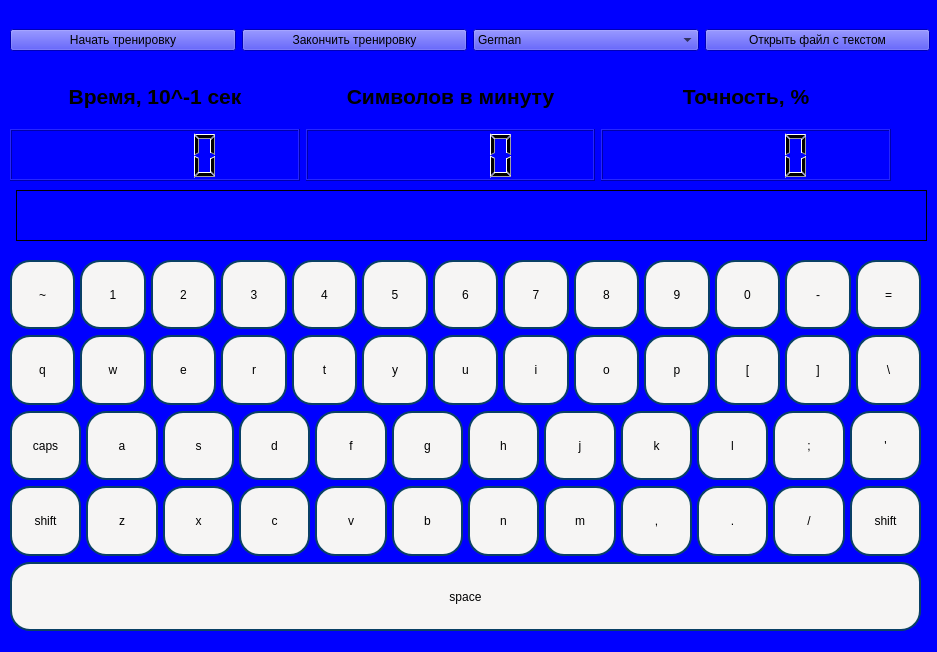
<?xml version="1.0" encoding="UTF-8"?>
<ui version="4.0">
 <class>MainWindow</class>
 <widget class="QMainWindow" name="MainWindow">
  <property name="geometry">
   <rect>
    <x>0</x>
    <y>0</y>
    <width>937</width>
    <height>652</height>
   </rect>
  </property>
  <property name="font">
   <font>
    <family>Ubuntu</family>
    <pointsize>11</pointsize>
    <italic>true</italic>
    <bold>true</bold>
   </font>
  </property>
  <property name="windowTitle">
   <string>MainWindow</string>
  </property>
  <property name="styleSheet">
   <string notr="true">background-color: rgb(0, 0, 255);
color: rgb(0, 0, 0);

font: 700 italic 11pt &quot;Ubuntu&quot;;

</string>
  </property>
  <widget class="QWidget" name="centralwidget">
   <widget class="QWidget" name="verticalLayoutWidget">
    <property name="geometry">
     <rect>
      <x>10</x>
      <y>250</y>
      <width>911</width>
      <height>391</height>
     </rect>
    </property>
    <layout class="QVBoxLayout" name="verticalLayout">
     <property name="leftMargin">
      <number>0</number>
     </property>
     <property name="topMargin">
      <number>10</number>
     </property>
     <property name="bottomMargin">
      <number>10</number>
     </property>
     <item>
      <layout class="QHBoxLayout" name="horizontalLayout">
       <property name="spacing">
        <number>5</number>
       </property>
       <property name="sizeConstraint">
        <enum>QLayout::SetDefaultConstraint</enum>
       </property>
       <item>
        <widget class="QPushButton" name="bnt_49">
         <property name="enabled">
          <bool>false</bool>
         </property>
         <property name="sizePolicy">
          <sizepolicy hsizetype="MinimumExpanding" vsizetype="Minimum">
           <horstretch>0</horstretch>
           <verstretch>0</verstretch>
          </sizepolicy>
         </property>
         <property name="styleSheet">
          <string notr="true">border-radius: 20px;
border: 2px solid #094065;
background-color: rgb(246, 245, 244);</string>
         </property>
         <property name="text">
          <string>~</string>
         </property>
        </widget>
       </item>
       <item>
        <widget class="QPushButton" name="bnt_10">
         <property name="enabled">
          <bool>false</bool>
         </property>
         <property name="sizePolicy">
          <sizepolicy hsizetype="MinimumExpanding" vsizetype="Minimum">
           <horstretch>0</horstretch>
           <verstretch>0</verstretch>
          </sizepolicy>
         </property>
         <property name="styleSheet">
          <string notr="true">border-radius: 20px;
border: 2px solid #094065;
background-color: rgb(246, 245, 244);</string>
         </property>
         <property name="text">
          <string>1</string>
         </property>
        </widget>
       </item>
       <item>
        <widget class="QPushButton" name="bnt_11">
         <property name="enabled">
          <bool>false</bool>
         </property>
         <property name="sizePolicy">
          <sizepolicy hsizetype="MinimumExpanding" vsizetype="Minimum">
           <horstretch>0</horstretch>
           <verstretch>0</verstretch>
          </sizepolicy>
         </property>
         <property name="styleSheet">
          <string notr="true">border-radius: 20px;
border: 2px solid #094065;
background-color: rgb(246, 245, 244);</string>
         </property>
         <property name="text">
          <string>2</string>
         </property>
        </widget>
       </item>
       <item>
        <widget class="QPushButton" name="bnt_12">
         <property name="enabled">
          <bool>false</bool>
         </property>
         <property name="sizePolicy">
          <sizepolicy hsizetype="MinimumExpanding" vsizetype="Minimum">
           <horstretch>0</horstretch>
           <verstretch>0</verstretch>
          </sizepolicy>
         </property>
         <property name="styleSheet">
          <string notr="true">border-radius: 20px;
border: 2px solid #094065;
background-color: rgb(246, 245, 244);</string>
         </property>
         <property name="text">
          <string>3</string>
         </property>
        </widget>
       </item>
       <item>
        <widget class="QPushButton" name="bnt_13">
         <property name="enabled">
          <bool>false</bool>
         </property>
         <property name="sizePolicy">
          <sizepolicy hsizetype="MinimumExpanding" vsizetype="Minimum">
           <horstretch>0</horstretch>
           <verstretch>0</verstretch>
          </sizepolicy>
         </property>
         <property name="styleSheet">
          <string notr="true">border-radius: 20px;
border: 2px solid #094065;
background-color: rgb(246, 245, 244);</string>
         </property>
         <property name="text">
          <string>4</string>
         </property>
        </widget>
       </item>
       <item>
        <widget class="QPushButton" name="bnt_14">
         <property name="enabled">
          <bool>false</bool>
         </property>
         <property name="sizePolicy">
          <sizepolicy hsizetype="MinimumExpanding" vsizetype="Minimum">
           <horstretch>0</horstretch>
           <verstretch>0</verstretch>
          </sizepolicy>
         </property>
         <property name="styleSheet">
          <string notr="true">border-radius: 20px;
border: 2px solid #094065;
background-color: rgb(246, 245, 244);</string>
         </property>
         <property name="text">
          <string>5</string>
         </property>
        </widget>
       </item>
       <item>
        <widget class="QPushButton" name="bnt_15">
         <property name="enabled">
          <bool>false</bool>
         </property>
         <property name="sizePolicy">
          <sizepolicy hsizetype="MinimumExpanding" vsizetype="Minimum">
           <horstretch>0</horstretch>
           <verstretch>0</verstretch>
          </sizepolicy>
         </property>
         <property name="styleSheet">
          <string notr="true">border-radius: 20px;
border: 2px solid #094065;
background-color: rgb(246, 245, 244);</string>
         </property>
         <property name="text">
          <string>6</string>
         </property>
        </widget>
       </item>
       <item>
        <widget class="QPushButton" name="bnt_16">
         <property name="enabled">
          <bool>false</bool>
         </property>
         <property name="sizePolicy">
          <sizepolicy hsizetype="MinimumExpanding" vsizetype="Minimum">
           <horstretch>0</horstretch>
           <verstretch>0</verstretch>
          </sizepolicy>
         </property>
         <property name="styleSheet">
          <string notr="true">border-radius: 20px;
border: 2px solid #094065;
background-color: rgb(246, 245, 244);</string>
         </property>
         <property name="text">
          <string>7</string>
         </property>
        </widget>
       </item>
       <item>
        <widget class="QPushButton" name="bnt_17">
         <property name="enabled">
          <bool>false</bool>
         </property>
         <property name="sizePolicy">
          <sizepolicy hsizetype="MinimumExpanding" vsizetype="Minimum">
           <horstretch>0</horstretch>
           <verstretch>0</verstretch>
          </sizepolicy>
         </property>
         <property name="styleSheet">
          <string notr="true">border-radius: 20px;
border: 2px solid #094065;
background-color: rgb(246, 245, 244);</string>
         </property>
         <property name="text">
          <string>8</string>
         </property>
        </widget>
       </item>
       <item>
        <widget class="QPushButton" name="bnt_18">
         <property name="enabled">
          <bool>false</bool>
         </property>
         <property name="sizePolicy">
          <sizepolicy hsizetype="MinimumExpanding" vsizetype="Minimum">
           <horstretch>0</horstretch>
           <verstretch>0</verstretch>
          </sizepolicy>
         </property>
         <property name="styleSheet">
          <string notr="true">border-radius: 20px;
border: 2px solid #094065;
background-color: rgb(246, 245, 244);</string>
         </property>
         <property name="text">
          <string>9</string>
         </property>
        </widget>
       </item>
       <item>
        <widget class="QPushButton" name="bnt_19">
         <property name="enabled">
          <bool>false</bool>
         </property>
         <property name="sizePolicy">
          <sizepolicy hsizetype="MinimumExpanding" vsizetype="Minimum">
           <horstretch>0</horstretch>
           <verstretch>0</verstretch>
          </sizepolicy>
         </property>
         <property name="styleSheet">
          <string notr="true">border-radius: 20px;
border: 2px solid #094065;
background-color: rgb(246, 245, 244);</string>
         </property>
         <property name="text">
          <string>0</string>
         </property>
        </widget>
       </item>
       <item>
        <widget class="QPushButton" name="bnt_20">
         <property name="enabled">
          <bool>false</bool>
         </property>
         <property name="sizePolicy">
          <sizepolicy hsizetype="MinimumExpanding" vsizetype="Minimum">
           <horstretch>0</horstretch>
           <verstretch>0</verstretch>
          </sizepolicy>
         </property>
         <property name="styleSheet">
          <string notr="true">border-radius: 20px;
border: 2px solid #094065;
background-color: rgb(246, 245, 244);</string>
         </property>
         <property name="text">
          <string>-</string>
         </property>
        </widget>
       </item>
       <item>
        <widget class="QPushButton" name="bnt_21">
         <property name="enabled">
          <bool>false</bool>
         </property>
         <property name="sizePolicy">
          <sizepolicy hsizetype="MinimumExpanding" vsizetype="Minimum">
           <horstretch>0</horstretch>
           <verstretch>0</verstretch>
          </sizepolicy>
         </property>
         <property name="styleSheet">
          <string notr="true">border-radius: 20px;
border: 2px solid #094065;
background-color: rgb(246, 245, 244);</string>
         </property>
         <property name="text">
          <string>=</string>
         </property>
        </widget>
       </item>
      </layout>
     </item>
     <item>
      <layout class="QHBoxLayout" name="horizontalLayout_3">
       <property name="spacing">
        <number>5</number>
       </property>
       <property name="sizeConstraint">
        <enum>QLayout::SetDefaultConstraint</enum>
       </property>
       <item>
        <widget class="QPushButton" name="bnt_24">
         <property name="enabled">
          <bool>false</bool>
         </property>
         <property name="sizePolicy">
          <sizepolicy hsizetype="MinimumExpanding" vsizetype="Minimum">
           <horstretch>0</horstretch>
           <verstretch>0</verstretch>
          </sizepolicy>
         </property>
         <property name="styleSheet">
          <string notr="true">border-radius: 20px;
border: 2px solid #094065;
background-color: rgb(246, 245, 244);</string>
         </property>
         <property name="text">
          <string>q</string>
         </property>
        </widget>
       </item>
       <item>
        <widget class="QPushButton" name="bnt_25">
         <property name="enabled">
          <bool>false</bool>
         </property>
         <property name="sizePolicy">
          <sizepolicy hsizetype="MinimumExpanding" vsizetype="Minimum">
           <horstretch>0</horstretch>
           <verstretch>0</verstretch>
          </sizepolicy>
         </property>
         <property name="styleSheet">
          <string notr="true">border-radius: 20px;
border: 2px solid #094065;
background-color: rgb(246, 245, 244);</string>
         </property>
         <property name="text">
          <string>w</string>
         </property>
        </widget>
       </item>
       <item>
        <widget class="QPushButton" name="bnt_26">
         <property name="enabled">
          <bool>false</bool>
         </property>
         <property name="sizePolicy">
          <sizepolicy hsizetype="MinimumExpanding" vsizetype="Minimum">
           <horstretch>0</horstretch>
           <verstretch>0</verstretch>
          </sizepolicy>
         </property>
         <property name="styleSheet">
          <string notr="true">border-radius: 20px;
border: 2px solid #094065;
background-color: rgb(246, 245, 244);</string>
         </property>
         <property name="text">
          <string>e</string>
         </property>
        </widget>
       </item>
       <item>
        <widget class="QPushButton" name="bnt_27">
         <property name="enabled">
          <bool>false</bool>
         </property>
         <property name="sizePolicy">
          <sizepolicy hsizetype="MinimumExpanding" vsizetype="Minimum">
           <horstretch>0</horstretch>
           <verstretch>0</verstretch>
          </sizepolicy>
         </property>
         <property name="styleSheet">
          <string notr="true">border-radius: 20px;
border: 2px solid #094065;
background-color: rgb(246, 245, 244);</string>
         </property>
         <property name="text">
          <string>r</string>
         </property>
        </widget>
       </item>
       <item>
        <widget class="QPushButton" name="bnt_28">
         <property name="enabled">
          <bool>false</bool>
         </property>
         <property name="sizePolicy">
          <sizepolicy hsizetype="MinimumExpanding" vsizetype="Minimum">
           <horstretch>0</horstretch>
           <verstretch>0</verstretch>
          </sizepolicy>
         </property>
         <property name="styleSheet">
          <string notr="true">border-radius: 20px;
border: 2px solid #094065;
background-color: rgb(246, 245, 244);</string>
         </property>
         <property name="text">
          <string>t</string>
         </property>
        </widget>
       </item>
       <item>
        <widget class="QPushButton" name="bnt_29">
         <property name="enabled">
          <bool>false</bool>
         </property>
         <property name="sizePolicy">
          <sizepolicy hsizetype="MinimumExpanding" vsizetype="Minimum">
           <horstretch>0</horstretch>
           <verstretch>0</verstretch>
          </sizepolicy>
         </property>
         <property name="styleSheet">
          <string notr="true">border-radius: 20px;
border: 2px solid #094065;
background-color: rgb(246, 245, 244);</string>
         </property>
         <property name="text">
          <string>y</string>
         </property>
        </widget>
       </item>
       <item>
        <widget class="QPushButton" name="bnt_30">
         <property name="enabled">
          <bool>false</bool>
         </property>
         <property name="sizePolicy">
          <sizepolicy hsizetype="MinimumExpanding" vsizetype="Minimum">
           <horstretch>0</horstretch>
           <verstretch>0</verstretch>
          </sizepolicy>
         </property>
         <property name="styleSheet">
          <string notr="true">border-radius: 20px;
border: 2px solid #094065;
background-color: rgb(246, 245, 244);</string>
         </property>
         <property name="text">
          <string>u</string>
         </property>
        </widget>
       </item>
       <item>
        <widget class="QPushButton" name="bnt_31">
         <property name="enabled">
          <bool>false</bool>
         </property>
         <property name="sizePolicy">
          <sizepolicy hsizetype="MinimumExpanding" vsizetype="Minimum">
           <horstretch>0</horstretch>
           <verstretch>0</verstretch>
          </sizepolicy>
         </property>
         <property name="styleSheet">
          <string notr="true">border-radius: 20px;
border: 2px solid #094065;
background-color: rgb(246, 245, 244);</string>
         </property>
         <property name="text">
          <string>i</string>
         </property>
        </widget>
       </item>
       <item>
        <widget class="QPushButton" name="bnt_32">
         <property name="enabled">
          <bool>false</bool>
         </property>
         <property name="sizePolicy">
          <sizepolicy hsizetype="MinimumExpanding" vsizetype="Minimum">
           <horstretch>0</horstretch>
           <verstretch>0</verstretch>
          </sizepolicy>
         </property>
         <property name="styleSheet">
          <string notr="true">border-radius: 20px;
border: 2px solid #094065;
background-color: rgb(246, 245, 244);</string>
         </property>
         <property name="text">
          <string>o</string>
         </property>
        </widget>
       </item>
       <item>
        <widget class="QPushButton" name="bnt_33">
         <property name="enabled">
          <bool>false</bool>
         </property>
         <property name="sizePolicy">
          <sizepolicy hsizetype="MinimumExpanding" vsizetype="Minimum">
           <horstretch>0</horstretch>
           <verstretch>0</verstretch>
          </sizepolicy>
         </property>
         <property name="styleSheet">
          <string notr="true">border-radius: 20px;
border: 2px solid #094065;
background-color: rgb(246, 245, 244);</string>
         </property>
         <property name="text">
          <string>p</string>
         </property>
        </widget>
       </item>
       <item>
        <widget class="QPushButton" name="bnt_34">
         <property name="enabled">
          <bool>false</bool>
         </property>
         <property name="sizePolicy">
          <sizepolicy hsizetype="MinimumExpanding" vsizetype="Minimum">
           <horstretch>0</horstretch>
           <verstretch>0</verstretch>
          </sizepolicy>
         </property>
         <property name="styleSheet">
          <string notr="true">border-radius: 20px;
border: 2px solid #094065;
background-color: rgb(246, 245, 244);</string>
         </property>
         <property name="text">
          <string>[</string>
         </property>
        </widget>
       </item>
       <item>
        <widget class="QPushButton" name="bnt_35">
         <property name="enabled">
          <bool>false</bool>
         </property>
         <property name="sizePolicy">
          <sizepolicy hsizetype="MinimumExpanding" vsizetype="Minimum">
           <horstretch>0</horstretch>
           <verstretch>0</verstretch>
          </sizepolicy>
         </property>
         <property name="styleSheet">
          <string notr="true">border-radius: 20px;
border: 2px solid #094065;
background-color: rgb(246, 245, 244);</string>
         </property>
         <property name="text">
          <string>]</string>
         </property>
        </widget>
       </item>
       <item>
        <widget class="QPushButton" name="bnt_51">
         <property name="enabled">
          <bool>false</bool>
         </property>
         <property name="sizePolicy">
          <sizepolicy hsizetype="MinimumExpanding" vsizetype="Minimum">
           <horstretch>0</horstretch>
           <verstretch>0</verstretch>
          </sizepolicy>
         </property>
         <property name="styleSheet">
          <string notr="true">border-radius: 20px;
border: 2px solid #094065;
background-color: rgb(246, 245, 244);</string>
         </property>
         <property name="text">
          <string>\</string>
         </property>
        </widget>
       </item>
      </layout>
     </item>
     <item>
      <layout class="QHBoxLayout" name="horizontalLayout_4">
       <property name="spacing">
        <number>5</number>
       </property>
       <property name="sizeConstraint">
        <enum>QLayout::SetDefaultConstraint</enum>
       </property>
       <item>
        <widget class="QPushButton" name="bnt_66">
         <property name="enabled">
          <bool>false</bool>
         </property>
         <property name="sizePolicy">
          <sizepolicy hsizetype="MinimumExpanding" vsizetype="Minimum">
           <horstretch>0</horstretch>
           <verstretch>0</verstretch>
          </sizepolicy>
         </property>
         <property name="styleSheet">
          <string notr="true">border-radius: 20px;
border: 2px solid #094065;
background-color: rgb(246, 245, 244);</string>
         </property>
         <property name="text">
          <string>caps</string>
         </property>
        </widget>
       </item>
       <item>
        <widget class="QPushButton" name="bnt_38">
         <property name="enabled">
          <bool>false</bool>
         </property>
         <property name="sizePolicy">
          <sizepolicy hsizetype="MinimumExpanding" vsizetype="Minimum">
           <horstretch>0</horstretch>
           <verstretch>0</verstretch>
          </sizepolicy>
         </property>
         <property name="styleSheet">
          <string notr="true">border-radius: 20px;
border: 2px solid #094065;
background-color: rgb(246, 245, 244);</string>
         </property>
         <property name="text">
          <string>a</string>
         </property>
        </widget>
       </item>
       <item>
        <widget class="QPushButton" name="bnt_39">
         <property name="enabled">
          <bool>false</bool>
         </property>
         <property name="sizePolicy">
          <sizepolicy hsizetype="MinimumExpanding" vsizetype="Minimum">
           <horstretch>0</horstretch>
           <verstretch>0</verstretch>
          </sizepolicy>
         </property>
         <property name="styleSheet">
          <string notr="true">border-radius: 20px;
border: 2px solid #094065;
background-color: rgb(246, 245, 244);</string>
         </property>
         <property name="text">
          <string>s</string>
         </property>
        </widget>
       </item>
       <item>
        <widget class="QPushButton" name="bnt_40">
         <property name="enabled">
          <bool>false</bool>
         </property>
         <property name="sizePolicy">
          <sizepolicy hsizetype="MinimumExpanding" vsizetype="Minimum">
           <horstretch>0</horstretch>
           <verstretch>0</verstretch>
          </sizepolicy>
         </property>
         <property name="styleSheet">
          <string notr="true">border-radius: 20px;
border: 2px solid #094065;
background-color: rgb(246, 245, 244);</string>
         </property>
         <property name="text">
          <string>d</string>
         </property>
        </widget>
       </item>
       <item>
        <widget class="QPushButton" name="bnt_41">
         <property name="enabled">
          <bool>false</bool>
         </property>
         <property name="sizePolicy">
          <sizepolicy hsizetype="MinimumExpanding" vsizetype="Minimum">
           <horstretch>0</horstretch>
           <verstretch>0</verstretch>
          </sizepolicy>
         </property>
         <property name="styleSheet">
          <string notr="true">border-radius: 20px;
border: 2px solid #094065;
background-color: rgb(246, 245, 244);</string>
         </property>
         <property name="text">
          <string>f</string>
         </property>
        </widget>
       </item>
       <item>
        <widget class="QPushButton" name="bnt_42">
         <property name="enabled">
          <bool>false</bool>
         </property>
         <property name="sizePolicy">
          <sizepolicy hsizetype="MinimumExpanding" vsizetype="Minimum">
           <horstretch>0</horstretch>
           <verstretch>0</verstretch>
          </sizepolicy>
         </property>
         <property name="styleSheet">
          <string notr="true">border-radius: 20px;
border: 2px solid #094065;
background-color: rgb(246, 245, 244);</string>
         </property>
         <property name="text">
          <string>g</string>
         </property>
        </widget>
       </item>
       <item>
        <widget class="QPushButton" name="bnt_43">
         <property name="enabled">
          <bool>false</bool>
         </property>
         <property name="sizePolicy">
          <sizepolicy hsizetype="MinimumExpanding" vsizetype="Minimum">
           <horstretch>0</horstretch>
           <verstretch>0</verstretch>
          </sizepolicy>
         </property>
         <property name="styleSheet">
          <string notr="true">border-radius: 20px;
border: 2px solid #094065;
background-color: rgb(246, 245, 244);</string>
         </property>
         <property name="text">
          <string>h</string>
         </property>
        </widget>
       </item>
       <item>
        <widget class="QPushButton" name="bnt_44">
         <property name="enabled">
          <bool>false</bool>
         </property>
         <property name="sizePolicy">
          <sizepolicy hsizetype="MinimumExpanding" vsizetype="Minimum">
           <horstretch>0</horstretch>
           <verstretch>0</verstretch>
          </sizepolicy>
         </property>
         <property name="styleSheet">
          <string notr="true">border-radius: 20px;
border: 2px solid #094065;
background-color: rgb(246, 245, 244);</string>
         </property>
         <property name="text">
          <string>j</string>
         </property>
        </widget>
       </item>
       <item>
        <widget class="QPushButton" name="bnt_45">
         <property name="enabled">
          <bool>false</bool>
         </property>
         <property name="sizePolicy">
          <sizepolicy hsizetype="MinimumExpanding" vsizetype="Minimum">
           <horstretch>0</horstretch>
           <verstretch>0</verstretch>
          </sizepolicy>
         </property>
         <property name="styleSheet">
          <string notr="true">border-radius: 20px;
border: 2px solid #094065;
background-color: rgb(246, 245, 244);</string>
         </property>
         <property name="text">
          <string>k</string>
         </property>
        </widget>
       </item>
       <item>
        <widget class="QPushButton" name="bnt_46">
         <property name="enabled">
          <bool>false</bool>
         </property>
         <property name="sizePolicy">
          <sizepolicy hsizetype="MinimumExpanding" vsizetype="Minimum">
           <horstretch>0</horstretch>
           <verstretch>0</verstretch>
          </sizepolicy>
         </property>
         <property name="styleSheet">
          <string notr="true">border-radius: 20px;
border: 2px solid #094065;
background-color: rgb(246, 245, 244);</string>
         </property>
         <property name="text">
          <string>l</string>
         </property>
        </widget>
       </item>
       <item>
        <widget class="QPushButton" name="bnt_47">
         <property name="enabled">
          <bool>false</bool>
         </property>
         <property name="sizePolicy">
          <sizepolicy hsizetype="MinimumExpanding" vsizetype="Minimum">
           <horstretch>0</horstretch>
           <verstretch>0</verstretch>
          </sizepolicy>
         </property>
         <property name="styleSheet">
          <string notr="true">border-radius: 20px;
border: 2px solid #094065;
background-color: rgb(246, 245, 244);</string>
         </property>
         <property name="text">
          <string>;</string>
         </property>
        </widget>
       </item>
       <item>
        <widget class="QPushButton" name="bnt_48">
         <property name="enabled">
          <bool>false</bool>
         </property>
         <property name="sizePolicy">
          <sizepolicy hsizetype="MinimumExpanding" vsizetype="Minimum">
           <horstretch>0</horstretch>
           <verstretch>0</verstretch>
          </sizepolicy>
         </property>
         <property name="styleSheet">
          <string notr="true">border-radius: 20px;
border: 2px solid #094065;
background-color: rgb(246, 245, 244);</string>
         </property>
         <property name="text">
          <string>'</string>
         </property>
        </widget>
       </item>
      </layout>
     </item>
     <item>
      <layout class="QHBoxLayout" name="horizontalLayout_5">
       <property name="spacing">
        <number>5</number>
       </property>
       <property name="sizeConstraint">
        <enum>QLayout::SetDefaultConstraint</enum>
       </property>
       <item>
        <widget class="QPushButton" name="bnt_50">
         <property name="enabled">
          <bool>false</bool>
         </property>
         <property name="sizePolicy">
          <sizepolicy hsizetype="MinimumExpanding" vsizetype="Minimum">
           <horstretch>0</horstretch>
           <verstretch>0</verstretch>
          </sizepolicy>
         </property>
         <property name="styleSheet">
          <string notr="true">border-radius: 20px;
border: 2px solid #094065;
background-color: rgb(246, 245, 244);</string>
         </property>
         <property name="text">
          <string>shift</string>
         </property>
        </widget>
       </item>
       <item>
        <widget class="QPushButton" name="bnt_52">
         <property name="enabled">
          <bool>false</bool>
         </property>
         <property name="sizePolicy">
          <sizepolicy hsizetype="MinimumExpanding" vsizetype="Minimum">
           <horstretch>0</horstretch>
           <verstretch>0</verstretch>
          </sizepolicy>
         </property>
         <property name="styleSheet">
          <string notr="true">border-radius: 20px;
border: 2px solid #094065;
background-color: rgb(246, 245, 244);</string>
         </property>
         <property name="text">
          <string>z</string>
         </property>
        </widget>
       </item>
       <item>
        <widget class="QPushButton" name="bnt_53">
         <property name="enabled">
          <bool>false</bool>
         </property>
         <property name="sizePolicy">
          <sizepolicy hsizetype="MinimumExpanding" vsizetype="Minimum">
           <horstretch>0</horstretch>
           <verstretch>0</verstretch>
          </sizepolicy>
         </property>
         <property name="styleSheet">
          <string notr="true">border-radius: 20px;
border: 2px solid #094065;
background-color: rgb(246, 245, 244);</string>
         </property>
         <property name="text">
          <string>x</string>
         </property>
        </widget>
       </item>
       <item>
        <widget class="QPushButton" name="bnt_54">
         <property name="enabled">
          <bool>false</bool>
         </property>
         <property name="sizePolicy">
          <sizepolicy hsizetype="MinimumExpanding" vsizetype="Minimum">
           <horstretch>0</horstretch>
           <verstretch>0</verstretch>
          </sizepolicy>
         </property>
         <property name="styleSheet">
          <string notr="true">border-radius: 20px;
border: 2px solid #094065;
background-color: rgb(246, 245, 244);</string>
         </property>
         <property name="text">
          <string>c</string>
         </property>
        </widget>
       </item>
       <item>
        <widget class="QPushButton" name="bnt_55">
         <property name="enabled">
          <bool>false</bool>
         </property>
         <property name="sizePolicy">
          <sizepolicy hsizetype="MinimumExpanding" vsizetype="Minimum">
           <horstretch>0</horstretch>
           <verstretch>0</verstretch>
          </sizepolicy>
         </property>
         <property name="styleSheet">
          <string notr="true">border-radius: 20px;
border: 2px solid #094065;
background-color: rgb(246, 245, 244);</string>
         </property>
         <property name="text">
          <string>v</string>
         </property>
        </widget>
       </item>
       <item>
        <widget class="QPushButton" name="bnt_56">
         <property name="enabled">
          <bool>false</bool>
         </property>
         <property name="sizePolicy">
          <sizepolicy hsizetype="MinimumExpanding" vsizetype="Minimum">
           <horstretch>0</horstretch>
           <verstretch>0</verstretch>
          </sizepolicy>
         </property>
         <property name="styleSheet">
          <string notr="true">border-radius: 20px;
border: 2px solid #094065;
background-color: rgb(246, 245, 244);</string>
         </property>
         <property name="text">
          <string>b</string>
         </property>
        </widget>
       </item>
       <item>
        <widget class="QPushButton" name="bnt_57">
         <property name="enabled">
          <bool>false</bool>
         </property>
         <property name="sizePolicy">
          <sizepolicy hsizetype="MinimumExpanding" vsizetype="Minimum">
           <horstretch>0</horstretch>
           <verstretch>0</verstretch>
          </sizepolicy>
         </property>
         <property name="styleSheet">
          <string notr="true">border-radius: 20px;
border: 2px solid #094065;
background-color: rgb(246, 245, 244);</string>
         </property>
         <property name="text">
          <string>n</string>
         </property>
        </widget>
       </item>
       <item>
        <widget class="QPushButton" name="bnt_58">
         <property name="enabled">
          <bool>false</bool>
         </property>
         <property name="sizePolicy">
          <sizepolicy hsizetype="MinimumExpanding" vsizetype="Minimum">
           <horstretch>0</horstretch>
           <verstretch>0</verstretch>
          </sizepolicy>
         </property>
         <property name="styleSheet">
          <string notr="true">border-radius: 20px;
border: 2px solid #094065;
background-color: rgb(246, 245, 244);</string>
         </property>
         <property name="text">
          <string>m</string>
         </property>
        </widget>
       </item>
       <item>
        <widget class="QPushButton" name="bnt_59">
         <property name="enabled">
          <bool>false</bool>
         </property>
         <property name="sizePolicy">
          <sizepolicy hsizetype="MinimumExpanding" vsizetype="Minimum">
           <horstretch>0</horstretch>
           <verstretch>0</verstretch>
          </sizepolicy>
         </property>
         <property name="styleSheet">
          <string notr="true">border-radius: 20px;
border: 2px solid #094065;
background-color: rgb(246, 245, 244);</string>
         </property>
         <property name="text">
          <string>,</string>
         </property>
        </widget>
       </item>
       <item>
        <widget class="QPushButton" name="bnt_60">
         <property name="enabled">
          <bool>false</bool>
         </property>
         <property name="sizePolicy">
          <sizepolicy hsizetype="MinimumExpanding" vsizetype="Minimum">
           <horstretch>0</horstretch>
           <verstretch>0</verstretch>
          </sizepolicy>
         </property>
         <property name="styleSheet">
          <string notr="true">border-radius: 20px;
border: 2px solid #094065;
background-color: rgb(246, 245, 244);</string>
         </property>
         <property name="text">
          <string>.</string>
         </property>
        </widget>
       </item>
       <item>
        <widget class="QPushButton" name="bnt_61">
         <property name="enabled">
          <bool>false</bool>
         </property>
         <property name="sizePolicy">
          <sizepolicy hsizetype="MinimumExpanding" vsizetype="Minimum">
           <horstretch>0</horstretch>
           <verstretch>0</verstretch>
          </sizepolicy>
         </property>
         <property name="styleSheet">
          <string notr="true">border-radius: 20px;
border: 2px solid #094065;
background-color: rgb(246, 245, 244);</string>
         </property>
         <property name="text">
          <string>/</string>
         </property>
        </widget>
       </item>
       <item>
        <widget class="QPushButton" name="bnt_62">
         <property name="enabled">
          <bool>false</bool>
         </property>
         <property name="sizePolicy">
          <sizepolicy hsizetype="MinimumExpanding" vsizetype="Minimum">
           <horstretch>0</horstretch>
           <verstretch>0</verstretch>
          </sizepolicy>
         </property>
         <property name="styleSheet">
          <string notr="true">border-radius: 20px;
border: 2px solid #094065;
background-color: rgb(246, 245, 244);</string>
         </property>
         <property name="text">
          <string>shift</string>
         </property>
        </widget>
       </item>
      </layout>
     </item>
     <item>
      <widget class="QPushButton" name="bnt_65">
       <property name="enabled">
        <bool>false</bool>
       </property>
       <property name="sizePolicy">
        <sizepolicy hsizetype="Minimum" vsizetype="Minimum">
         <horstretch>0</horstretch>
         <verstretch>0</verstretch>
        </sizepolicy>
       </property>
       <property name="styleSheet">
        <string notr="true">border-radius: 20px;
border: 2px solid #094065;
background-color: rgb(246, 245, 244);</string>
       </property>
       <property name="text">
        <string>space</string>
       </property>
      </widget>
     </item>
    </layout>
   </widget>
   <widget class="QWidget" name="layoutWidget">
    <property name="geometry">
     <rect>
      <x>10</x>
      <y>20</y>
      <width>920</width>
      <height>41</height>
     </rect>
    </property>
    <layout class="QHBoxLayout" name="horizontalLayout_2">
     <item>
      <widget class="QPushButton" name="bnt_start">
       <property name="text">
        <string>Начать тренировку</string>
       </property>
      </widget>
     </item>
     <item>
      <widget class="QPushButton" name="bnt_end">
       <property name="text">
        <string>Закончить тренировку</string>
       </property>
      </widget>
     </item>
     <item>
      <widget class="QComboBox" name="comboBox">
       <item>
        <property name="text">
         <string>German</string>
        </property>
       </item>
       <item>
        <property name="text">
         <string>French</string>
        </property>
       </item>
       <item>
        <property name="text">
         <string>Arabic</string>
        </property>
       </item>
       <item>
        <property name="text">
         <string>Сhinesse</string>
        </property>
       </item>
       <item>
        <property name="text">
         <string>English</string>
        </property>
       </item>
       <item>
        <property name="text">
         <string>Belarusian</string>
        </property>
       </item>
       <item>
        <property name="text">
         <string>Hebrew</string>
        </property>
       </item>
      </widget>
     </item>
     <item>
      <widget class="QPushButton" name="pushButton">
       <property name="styleSheet">
        <string notr="true"/>
       </property>
       <property name="text">
        <string>Открыть файл с текстом</string>
       </property>
      </widget>
     </item>
    </layout>
   </widget>
   <widget class="QWidget" name="layoutWidget">
    <property name="geometry">
     <rect>
      <x>10</x>
      <y>70</y>
      <width>881</width>
      <height>111</height>
     </rect>
    </property>
    <layout class="QHBoxLayout" name="horizontalLayout_6">
     <item>
      <layout class="QVBoxLayout" name="verticalLayout_2">
       <item>
        <widget class="QLabel" name="lbl_timer">
         <property name="text">
          <string>&lt;html&gt;&lt;head/&gt;&lt;body&gt;&lt;p align=&quot;center&quot;&gt;&lt;span style=&quot; font-size:16pt; font-weight:700;&quot;&gt;Время, 10^-1 сек&lt;/span&gt;&lt;/p&gt;&lt;/body&gt;&lt;/html&gt;</string>
         </property>
        </widget>
       </item>
       <item>
        <widget class="QLCDNumber" name="lcd_timer"/>
       </item>
      </layout>
     </item>
     <item>
      <layout class="QVBoxLayout" name="verticalLayout_3">
       <item>
        <widget class="QLabel" name="lnl_symbols">
         <property name="text">
          <string>&lt;html&gt;&lt;head/&gt;&lt;body&gt;&lt;p align=&quot;center&quot;&gt;&lt;span style=&quot; font-size:16pt; font-weight:700;&quot;&gt;Символов в минуту&lt;/span&gt;&lt;/p&gt;&lt;/body&gt;&lt;/html&gt;</string>
         </property>
        </widget>
       </item>
       <item>
        <widget class="QLCDNumber" name="lcd_symbols"/>
       </item>
      </layout>
     </item>
     <item>
      <layout class="QVBoxLayout" name="verticalLayout_4">
       <item>
        <widget class="QLabel" name="lbl_accuracy">
         <property name="text">
          <string>&lt;html&gt;&lt;head/&gt;&lt;body&gt;&lt;p align=&quot;center&quot;&gt;&lt;span style=&quot; font-size:16pt; font-weight:700;&quot;&gt;Точность, %&lt;/span&gt;&lt;/p&gt;&lt;/body&gt;&lt;/html&gt;</string>
         </property>
        </widget>
       </item>
       <item>
        <widget class="QLCDNumber" name="lcd_accuracy"/>
       </item>
      </layout>
     </item>
    </layout>
   </widget>
   <widget class="QLabel" name="ln_training">
    <property name="geometry">
     <rect>
      <x>16</x>
      <y>190</y>
      <width>911</width>
      <height>51</height>
     </rect>
    </property>
    <property name="styleSheet">
     <string notr="true">background-color: transparent; border: 1px solid black;
font: 700 italic 17pt &quot;Ubuntu&quot;;</string>
    </property>
    <property name="text">
     <string/>
    </property>
   </widget>
  </widget>
 </widget>
 <resources/>
 <connections/>
</ui>
